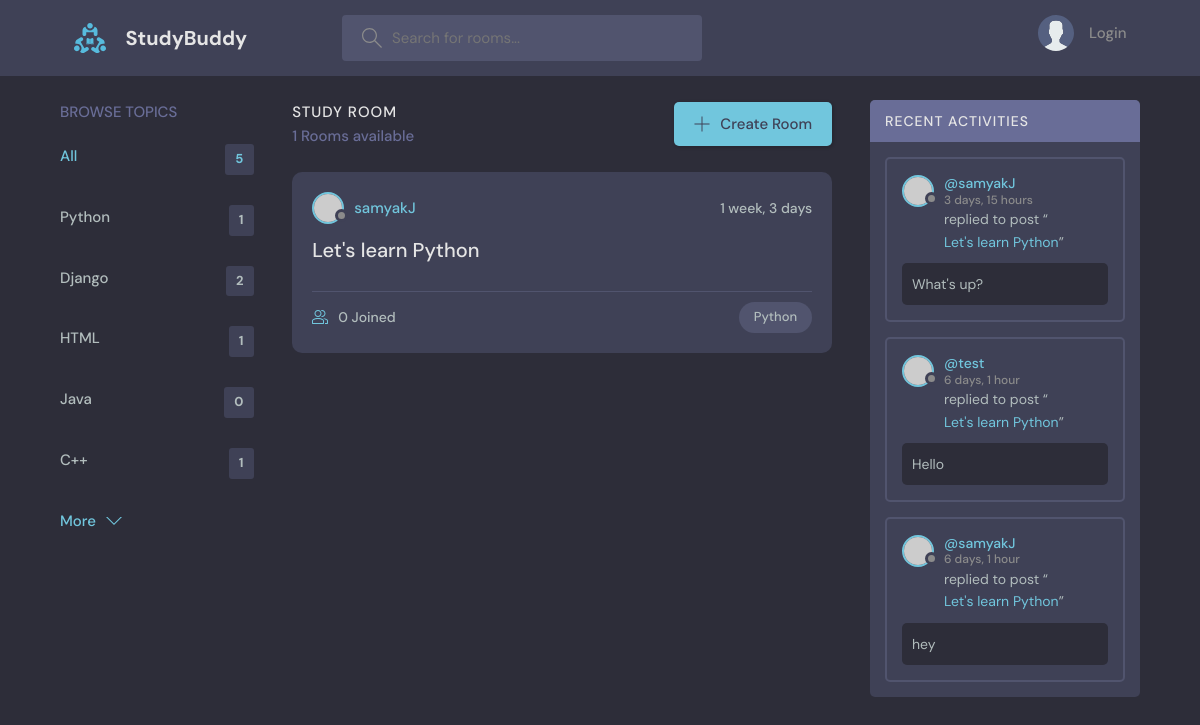
Page /?q=Python on the committed database.
### base/models.py (models this page shows, shortened)
class Topic(models.Model):
    name=models.CharField(max_length=200)

class Room(models.Model):
    host=models.ForeignKey(User, on_delete=models.SET_NULL,null=True)
    topic=models.ForeignKey(Topic, on_delete=models.SET_NULL,null=True)
    name= models.CharField(max_length=200)
    description= models.TextField(null=True, blank= True)
    participants=models.ManyToManyField(User, related_name= 'participants',blank=True )
    updated = models.DateTimeField(auto_now=True)
    created= models.DateTimeField(auto_now_add=True)
    class Meta:
        ordering=['-updated', '-created']
    def __str__(self):
        return self.name

class Message(models.Model):
    user= models.ForeignKey(User, on_delete= models.CASCADE)
    room= models.ForeignKey(Room, on_delete=models.CASCADE)
    body= models.TextField()
    updated = models.DateTimeField(auto_now=True)
    created= models.DateTimeField(auto_now_add=True)
    class Meta:
        ordering=['-updated', '-created']

### base/views.py (the view)
# urls.py: path('', views.home, name="home"),
def home(request):
    q= request.GET.get('q')  if request.GET.get('q')!= None else ''
    rooms = Room.objects.filter(
        Q(topic__name__icontains=q) |
        Q(name__icontains=q)|
        Q(description__icontains=q)
        )
    topics= Topic.objects.all()
    room_count=rooms.count()
    room_messages=Message.objects.filter(Q(room__topic__name__icontains=q))
    context={'rooms': rooms, 'topics': topics, 'room_count':room_count, 'room_messages':room_messages,}
    return render(request, 'base/home.html',context)

### base/templates/base/home.html (shortened to what this page needs)
{% extends 'main.html' %}
{% block content %}
<main class="layout layout--3">
  <div class="container">
    {% include 'base/topic_component.html' %}
    <div class="roomList">
      <div class="roomList__header">
        <div>
          <h2>Study Room</h2>
          <p>{{room_count}} Rooms available</p>
        </div>
        <a class="btn btn--main" href="{% url 'create-room' %}">
          <svg version="1.1" xmlns="http://www.w3.org/2000/svg" width="32" height="32" viewBox="0 0 32 32">
            <title>add</title>
            <path
              d="M16.943 0.943h-1.885v14.115h-14.115v1.885h14.115v14.115h1.885v-14.115h14.115v-1.885h-14.115v-14.115z">
            </path>
          </svg>
          Create Room
        </a>
      </div>
      {% include 'base/feed_component.html' %}
    </div>
    {% include 'base/activity_component.html' %}
  </div>
</main>
{% endblock %}

### base/templates/base/topic_component.html
<div class="topics">
    <div class="topics__header">
      <h2>Browse Topics</h2>
    </div>
    <ul class="topics__list">
      <li>
        <a href="{% url 'home' %}" class="active">All <span>{{topics.count}}</span></a>
      </li>
      {% for topic in topics %}
      <li>
        <a href="{% url 'home' %}?q={{topic.name}}">{{topic.name}} <span>{{topic.room_set.all.count}}</span></a>
      </li>
      {% endfor %}
    </ul>
    <a class="btn btn--link" href="topics.html">
      More
      <svg version="1.1" xmlns="http://www.w3.org/2000/svg" width="32" height="32" viewBox="0 0 32 32">
        <title>chevron-down</title>
        <path d="M16 21l-13-13h-3l16 16 16-16h-3l-13 13z"></path>
      </svg>
    </a>
  </div>

### base/templates/base/feed_component.html (shortened to what this page needs)
{% for room in rooms %}
<div class="roomListRoom">
    <div class="roomListRoom__header">
      <a href="{% url 'user-profile' room.host.id %}" class="roomListRoom__author">
        <div class="avatar avatar--small">
          <img src="https://randomuser.me/api/portraits/women/11.jpg" />
        </div>
        <span>{{room.host.username}}</span>
      </a>
      <div class="roomListRoom__actions">
        <span>{{room.created|timesince}}</span>
      </div>
    </div>
    <div class="roomListRoom__content">
      <a href="{% url 'room' room.id %}">{{room.name}}</a>
    </div>
    <div class="roomListRoom__meta">
      <a href="{% url 'room' room.id %}" class="roomListRoom__joined">
        {{room.participants.all.count}} Joined
      </a>
      <p class="roomListRoom__topic">{{room.topic.name}}</p>
    </div>
  </div>
{% endfor %}

### base/templates/base/activity_component.html (shortened to what this page needs)
<div class="activities">
    <div class="activities__header">
        <h2>Recent Activities</h2>
    </div>
    {% for message in room_messages %}
    <div class="activities__box">
        <div class="activities__boxHeader roomListRoom__header">
            <a href="{% url 'user-profile' message.user.id %}" class="roomListRoom__author">
                <div class="avatar avatar--small">
                    <img src="https://randomuser.me/api/portraits/women/11.jpg" />
                </div>
                <p>
                    @{{message.user}}
                    <span>{{message.created|timesince}}</span>
                </p>
            </a>
        </div>
        <div class="activities__boxContent">
            <p>replied to post “<a href="{% url 'room' message.room.id %}">{{message.room}}</a>”</p>
            <div class="activities__boxRoomContent">
                {{message.body}}
            </div>
        </div>
    </div>
    {% endfor %}
</div>

### rows in the picture
Topic: name "Python", room_set.all.count "1"
Topic: name "Django", room_set.all.count "2"
Topic: name "HTML", room_set.all.count "1"
Topic: name "Java", room_set.all.count "0"
Topic: name "C++", room_set.all.count "1"
Room: host.username "samyakJ", created "1 week, 3 days", name "Let's learn Python", participants.all.count "0", topic.name "Python"
Message: user "samyakJ", created "3 days, 15 hours", room "Let's learn Python", body "What's up?"
Message: user "test", created "6 days, 1 hour", room "Let's learn Python", body "Hello"
Message: user "samyakJ", created "6 days, 1 hour", room "Let's learn Python", body "hey"

### other values in the picture
{{ topics.count }} "5"
{{ room_count }} "1"
